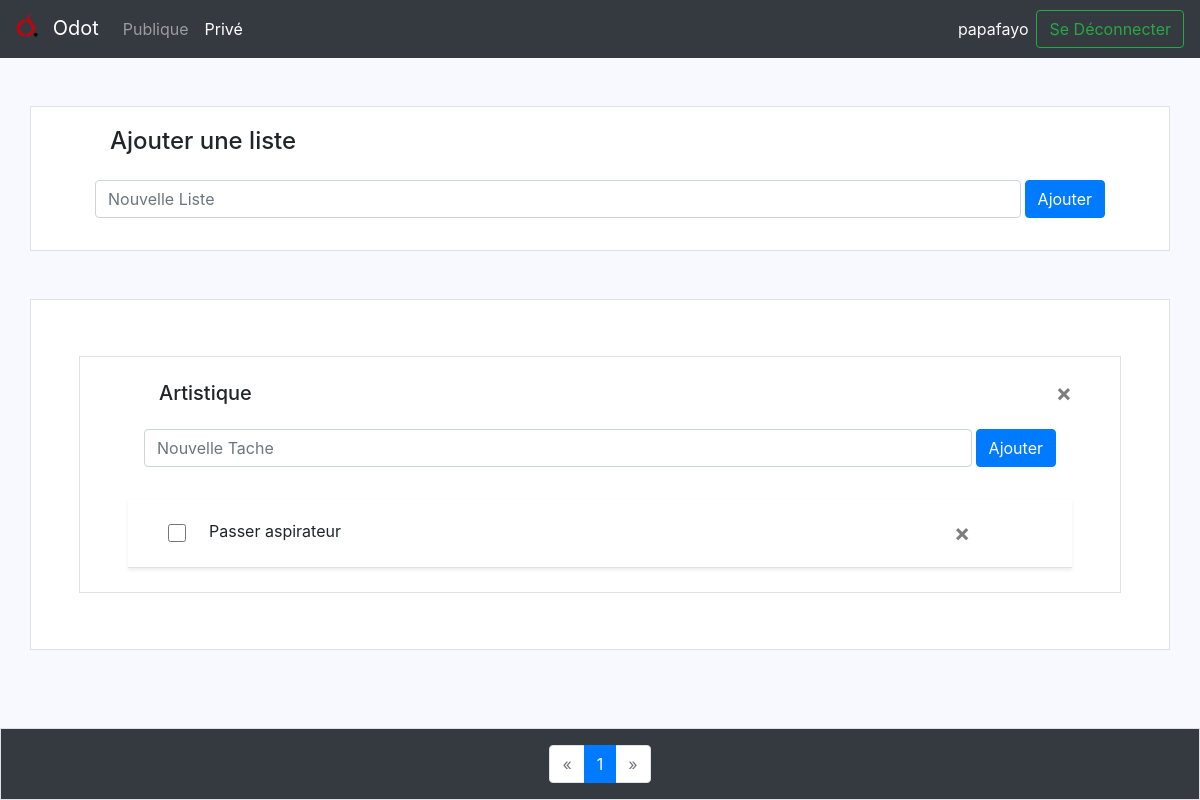
The app's page /?action=pagePrivee&page=2 (signed in), older data.
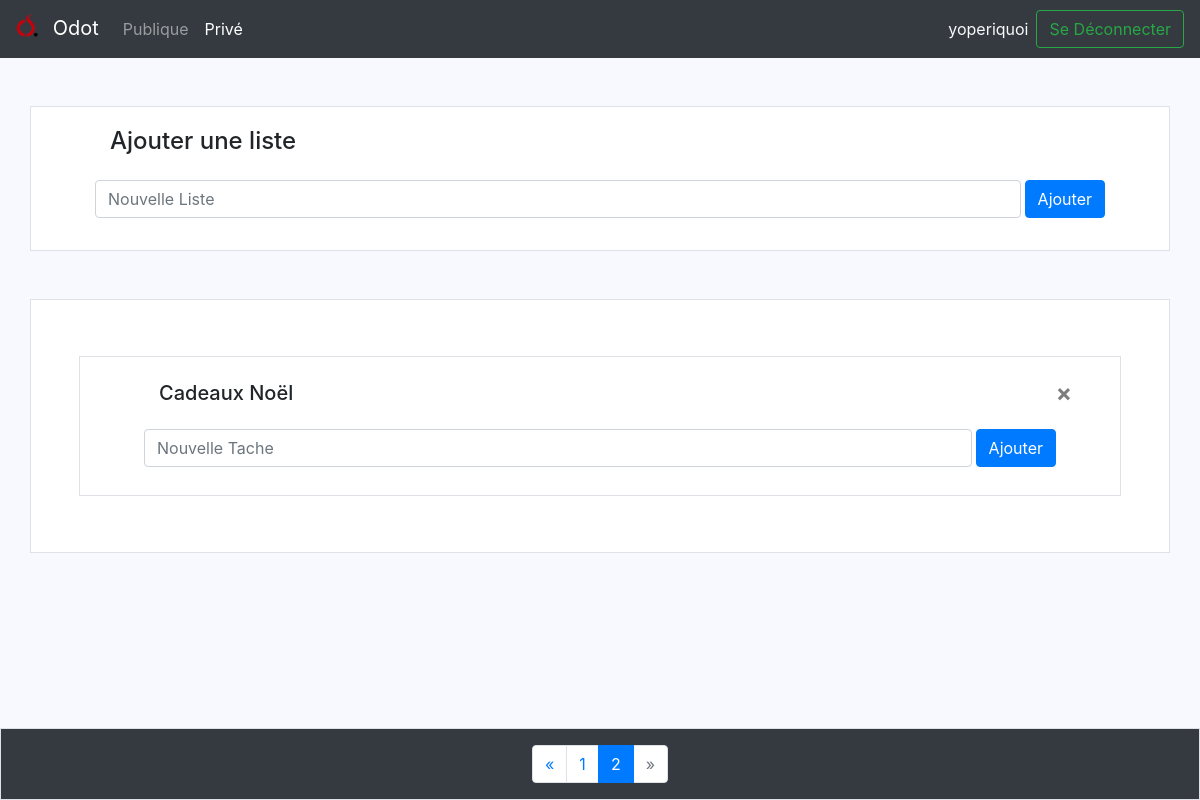
The same page, newer data.
### tables this page shows
CREATE TABLE IF NOT EXISTS `utilisateur` (
  `Email` varchar(50) NOT NULL,
  `Pseudonyme` varchar(40) NOT NULL,
  `Mdp` varchar(80) NOT NULL,
  PRIMARY KEY (`Email`)
);

CREATE TABLE IF NOT EXISTS `listestaches` (
  `IdListeTache` int(11) NOT NULL AUTO_INCREMENT,
  `Email` varchar(50) NOT NULL,
  `Titre` varchar(30) NOT NULL,
  PRIMARY KEY (`IdListeTache`,`Email`),
  KEY `FKEY5` (`Email`)
);

CREATE TABLE IF NOT EXISTS `tacheprivee` (
  `IdTache` int(11) NOT NULL AUTO_INCREMENT,
  `Nom` varchar(100) NOT NULL,
  `Effectue` tinyint(1) NOT NULL,
  PRIMARY KEY (`IdTache`)
);

### index.php (called while the page is built, shortened)
<?php
require_once(__DIR__.'/config/config.php');
require_once(__DIR__.'/config/SplClassLoader.php');
$cont = new controleur\FrontControleur();
?>

### config/SplClassLoader.php (called while the page is built, shortened)
<?php
class SplClassLoader
{
    private $_fileExtension = '.php';
    private $_namespace;
    private $_namespaceSeparator = '\\';
    public function __construct(string $ns = null, string $includePath = null)
    {
        $this->_namespace = $ns;
        $this->_includePath = $includePath;
    }
    public function loadClass(string $className)
    {
        if (null === $this->_namespace || $this->_namespace.$this->_namespaceSeparator === substr($className, 0, strlen($this->_namespace.$this->_namespaceSeparator))) {
            $fileName = '';
            if (false !== ($lastNsPos = strripos($className, $this->_namespaceSeparator))) {
                $namespace = substr($className, 0, $lastNsPos);
                $className = substr($className, $lastNsPos + 1);
                $fileName = str_replace($this->_namespaceSeparator, DIRECTORY_SEPARATOR, $namespace) . DIRECTORY_SEPARATOR;
            }
            $fileName .= str_replace('_', DIRECTORY_SEPARATOR, $className) . $this->_fileExtension;
        }
    }
}

### config/config.php (called while the page is built, shortened)
<?php
$user = 'root';
$pass = '';
$dsn = 'mysql:host=localhost;dbname=Odot';
?>

### modele/Modele.php (called while the page is built, shortened)
<?php
class Modele
{
    private $UtilisateurGateway;
    private $ListeGateway;
    public function __construct()
    {
        $this->UtilisateurGateway = new UtilisateurGateway();
        $this->ListeGateway = new ListeGateway();
    }
    public function nbListesUtilisateur(String $Email) {
        return $this->ListeGateway->nbListesUtilisateur($Email);
    }
    public function toutesLesListesUtilisateur(String $session, int $page, int $nbListesPages) {
        return $this->ListeGateway->findAllListesUtilisateur($session, $page, $nbListesPages);
    }
    public function getPseudoUtilisateur(String $Email) {
        return $this->UtilisateurGateway->getPseudoUtilisateur($Email);
    }
}

### DAL/UtilisateurGateway.php (called while the page is built, shortened)
<?php
class UtilisateurGateway
{
    private $con;
    public function __construct($c=null)
    {
        if(isset($c) && $c != null) {
            $this->con=$c;
        } else {
            global $dsn, $user, $pass;
            $this->con=new Connection($dsn, $user, $pass);
        }
    }
    public function getPseudoUtilisateur(string $email) {
        $query='SELECT Pseudonyme FROM Utilisateur where Email=:email';
        $this->con->executeQuery($query,array(':email' => array($email, PDO::PARAM_STR)));
        $results=$this->con->getResults();
        if(isset($results[0]['Pseudonyme'])){
            return $results[0]['Pseudonyme'];
        }
        else return null;
    }
}

### DAL/Connection.php (called while the page is built, shortened)
<?php
class Connection extends \PDO {
private $stmt;
public function executeQuery(string $query, array $parameters = []) : bool{
	$this->stmt = parent::prepare($query);
	foreach ($parameters as $name => $value) {
	 $this->stmt->bindValue($name, $value[0], $value[1]);
	}
	return $this->stmt->execute();
}
public function getResults() : array {
 return $this->stmt->fetchall();
}
}
?>

### config/Validation.php (called while the page is built, shortened)
<?php
class Validation
{
    public static function val_page(?int $page) {
        return $page;
    }
}

### DAL/ListeGateway.php (called while the page is built, shortened)
<?php
class ListeGateway
{
    private $con;
    public function __construct($c=null)
    {
        if(isset($c) && $c != null) {
            $this->con = $c;
        } else {
            global $dsn, $user, $pass;
            $this->con=new Connection($dsn, $user, $pass);
        }
    }
    public function nbListesUtilisateur(string $email) {
        $query='SELECT count(*) FROM ListesTaches WHERE Email=:email';
        $this->con->executeQuery($query,array(':email'=> array($email,PDO::PARAM_STR)));
        $results=$this->con->getResults();
        return $results[0]['count(*)'] == null ? 0 : $results[0]['count(*)'];
    }
    public function findAllListesUtilisateur(string $email, int $page, int $nbListesPages):array{
        $query='SELECT IdListeTache,Titre FROM ListesTaches WHERE Email=:email  LIMIT :debut,:nb';
        $this->con->executeQuery($query,array(':email'=> array($email,PDO::PARAM_STR),
            ':debut' => array(($page-1)*$nbListesPages, PDO::PARAM_INT),
            ':nb' => array($nbListesPages, PDO::PARAM_INT)));
        $results=$this->con->getResults();
        foreach ($results as $row){
            $Titre=$row['Titre'];
            $query='SELECT * FROM ListeTachePrivee where IdListeTachesPrivee=:id';
            $this->con->executeQuery($query,array(':id' => array($row['IdListeTache'], PDO::PARAM_INT)));
            $resultats=$this->con->getResults();
            foreach ($resultats as $row){
                $query='SELECT IdTache,Nom,Effectue FROM TachePrivee where IdTache=:id';
                $this->con->executeQuery($query,array(':id' => array($row['IdTache'], PDO::PARAM_INT)));
                $Tache=$this->con->getResults();
                foreach ($Tache as $value){
                    $Taches[]=new Tache($value['IdTache'],$value['Nom'],$value['Effectue']);
                }
            }
            if(empty($Taches)){
                $ListesTachesPrivee[]=new ListeTache($Titre,$Taches=[]);
            }else{
                $ListesTachesPrivee[]=new ListeTache($Titre,$Taches);
            }
            $Taches=[];
        }
        return $ListesTachesPrivee;
    }
}

### DAL/metier/Tache.php (called while the page is built, shortened)
<?php
class Tache{
    function __construct(int $Id,string $Nom, bool $Effectue){
        $this->Id=$Id;
        $this->Nom=$Nom;
        $this->Effectue=$Effectue;
    }
}

### DAL/metier/ListeTache.php (called while the page is built, shortened)
<?php
class ListeTache
{
    private $Titre;
    function __construct(string $Titre,array $Taches){
        $this->Titre=$Titre;
    }
    function __ToString():string{
        return $this->Titre;
    }
}

### vues/PagePrivee.php (the view, shortened to what the changed rows need)
<!DOCTYPE html>
<html lang="fr" xmlns="http://www.w3.org/1999/html">
<head>
    <link href="BootStrap/css/bootstrap.min.css" rel="stylesheet">
    <link href="vues/css/CSSPagePrivee.css" rel="stylesheet">
</head>
<body class="bg">
<nav class="navbar navbar-expand navbar-dark bg-dark mb-4">
    <a class="navbar-brand" href="?action">
        <img class="mr-2 mb-2" src="vues/Images/OdotShortcut.jpg" alt="" width="23" height="23">
        Odot
    </a>
    <div class="collapse navbar-collapse" id="navbarCollapse">
        <ul class="navbar-nav mr-auto">
            <li class="nav-item">
                <a class="nav-link " href="?action">Publique</a>
            </li>
            <li class="nav-item active">
                <a style="text-decoration: none" class="nav-link " href="#" tabindex="-1" >Privé<span class="sr-only">(current)</span></a>
            </li>
        </ul>
    </div>
    <label class='mr-sm-2 text-light mt-2'><?php print $pseudo; ?></label>
    <a href="?action=seDeconnecter" class="form-inline mt-2 mt-md-0" style="text-decoration: none">
        <button class="btn btn-outline-success my-2 my-sm-0" type="submit">Se Déconnecter</button>
    </a>
</nav>
<main role='main' class='container bg-white py-3 px-5 border my-5'>
    <h4 class='mt-1 ml-3 col-sm-10'>Ajouter une liste</h4>
    <form  class='d-flex col-12 p-3' method='POST'>
        <input type='text' name='AjoutListe' class='form-control todo-list-input mr-1' placeholder='Nouvelle Liste'>
        <button type='submit' name='action' value='ajouterListePrivee' class='btn btn-primary'>Ajouter</button>
    </form>
</main>
<main role='main' class='container bg-white py-2 px-5 border my-5'>
    <?php
        if($ListesPrivee!=NULL){
            foreach ($ListesPrivee as $ListePrivee) {
                print"
                <main role='main' class='container bg-white py-2 px-5 border my-5'>
                <form method='post' >
                    <input type='text' name='NomListe' value='$ListePrivee' hidden>
                    <button id='delete' name='action' value='supprimerListePrivee' class='mt-3 close justify-content-end col-sm1' aria-label='Close'>
                        <span aria-hidden='true'>&times;</span>
                    </button>
                </form>
                <h5 class='mt-3 ml-3 col-sm-10'>$ListePrivee</h5>
                <form  class='d-flex col-12 p-3' method='POST'>
                    <input type='hidden' name='Liste' value='$ListePrivee'/>
                    <input type='text' name='Ajout' class='form-control todo-list-input mr-1' placeholder='Nouvelle Tache'>
                    <button type='submit' name='action' value='ajouterTachePrivee' class='btn btn-primary'>Ajouter</button>
                </form>";
                print "<ul class='list-unstyled shadow-sm mb-1 todo-list'>";
                if ($ListePrivee->Taches != NULL) {
                    $TachesPrivee = $ListePrivee->Taches;
                    foreach ($TachesPrivee as $Tache) {
                        if ($Tache->Effectue == false) {
                            print "
                                    <li class='d-flex align-items-center p-3 my-3 border-bottom border-gray'>
                                        <input type='checkbox' class='ml-4 checkbox'>
                                        <label for='$Tache' id='Tache' class='ml-2 pt-1 label-list col-sm-10 tache'>$Tache</label>
                                        <form method='post'>
                                            <input type='text' name='IdTache' value='$Tache->Id' hidden>
                                            <input type='text' name='NomTache' value='$Tache' hidden>
                                            <button id='delete' name='action' value='supprimerTachePrivee' class='close justify-content-end col-sm1' aria-label='Close'>
                                                <span aria-hidden='true'>&times;</span>
                                            </button>
                                        </form>
                                    </li>";
                        }
                    }
                    print "</ul>";
                }
                print "</main>";
            }
        }else{
            print "<h5 class='text-center'>Veuillez commencer par créer une liste !</h5>";
        }
    ?>
</main>
</body>
<footer class="d-flex justify-content-center  bottom-0 fixed-bottom">
    <main role='main' class='w-100 bg-dark border d-flex justify-content-center pt-3'>
        <nav aria-label="Page navigation navbar navbar-expand">
            <ul class="pagination">
                <li class="page-item <?= ($page == 1) ? 'disabled' : '' ?>">
                    <a class="page-link"
                       href="?action=pagePrivee&amp;page=<?= $page - 1 ?>" aria-label="Previous">
                        <span aria-hidden="true">&laquo;</span>
                    </a>
                </li>
                <?php
                if($nbPages < 10){
                    for($p = 1; $p <= $nbPages; $p++): ?>
                        <li class="page-item <?= ($p == $page) ? 'active' : '' ?>">
                            <a class="page-link" href="?action=pagePrivee&amp;page=<?= $p ?>"><?= $p ?></a>
                        </li>
                    <?php
                    endfor;
                }
                ?>
                <li class="page-item <?= ($page == $nbPages) ? 'disabled' : '' ?>">
                    <a class="page-link"
                       href="?action=pagePrivee&amp;page=<?= $page + 1 ?>" aria-label="Next">
                        <span aria-hidden="true">&raquo;</span>
                    </a>
                </li>
            </ul>
        </nav>
    </main>
</footer>
</html>

Row changes from the older to the newer data that the page shows:
no longer on this page (row edited): listestaches: Titre "Artistique"
no longer on this page (row edited): tacheprivee: Nom "Passer aspirateur"
changed utilisateur: Pseudonyme "papafayo" → "yoperiquoi"
added listestaches: Titre "Cadeaux Noël"
Text that changed along with them:
new list line: "2"
